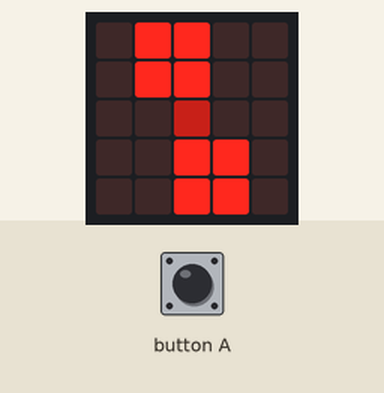
Recording of a program running on a simulated BBC micro:bit (MakeCode). On the bench: the board's 5×5 LED display. The inputs (shaded band) are chosen by the test bench.

Above: at 1.2 s.
1.3 s: button A pressed for 0.15 s
At 2.0 s:
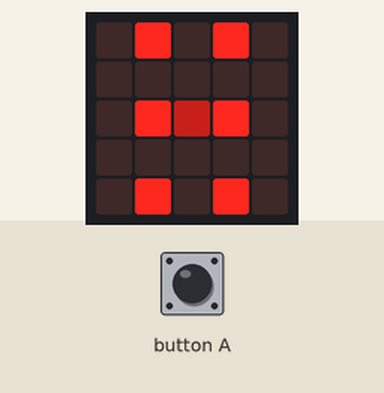
2.9 s: button A pressed for 0.15 s
At 4.5 s:
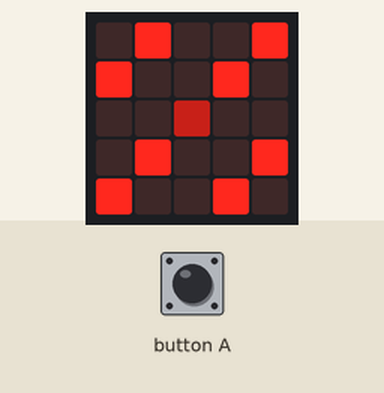
Timing chart, 0 to 6.0 s (numbered marks = the images above; inputs shaded):
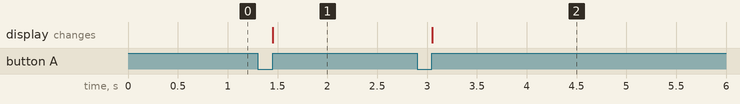

Measured:
- after the input at 1.3 s, the display: changes after 0.15 s (image 1)
- after the input at 2.9 s, the display: changes after 0.15 s (image 2)

The program:

main.ts
```typescript
let body = [[1, 0], [2, 0], [1, 1], [2, 1]]
let obraz = [[0, 0], [0, 0], [0, 0], [0, 0]]
let A1 = [0, 0]
let B1 = [0, 0]
let C1 = [0, 0]
let D1 = [0, 0]
let stred = [2, 2]
display()
let counter = 0
function vypocet() {

    let counter = 0
    for (let x of body) {
        obraz[counter][0] = body[counter][0]
        obraz[counter][1] = body[counter][1]
        obraz[counter][0] = Math.abs(obraz[counter][0] - 4)
        obraz[counter][1] = Math.abs(obraz[counter][1] - 4)
        // console.log_value("counter", counter)
        counter += 1
    }
}

function display() {
    let counter: number;

    led.plotBrightness(stred[0], stred[1], 100)
    vypocet()
    let typ = body
    for (let k = 0; k < 2; k++) {
        counter = 0
        for (let i of body) {
            led.plot(typ[counter][0], typ[counter][1])
            counter += 1
        }
        typ = obraz
    }
}

input.onButtonPressed(Button.A, function on_button_pressed_a() {

    counter += 1
    if (counter <= 2) {
        body[1][0] += 1
        body[2][1] += 1
        body[3][0] += 1
        body[3][1] += 1
        basic.clearScreen()
        display()
    } else if (counter == 3) {
        body[1][0] -= 2
        body[2][1] -= 2
        body[3][0] -= 2
        body[3][1] -= 2
        basic.clearScreen()
        counter = 0
        display()
    }

})
```

test.ts
```typescript
// Tady jsou testy. Při použití tohoto balíčku jako rozšíření nebude zkompilováno.
```
